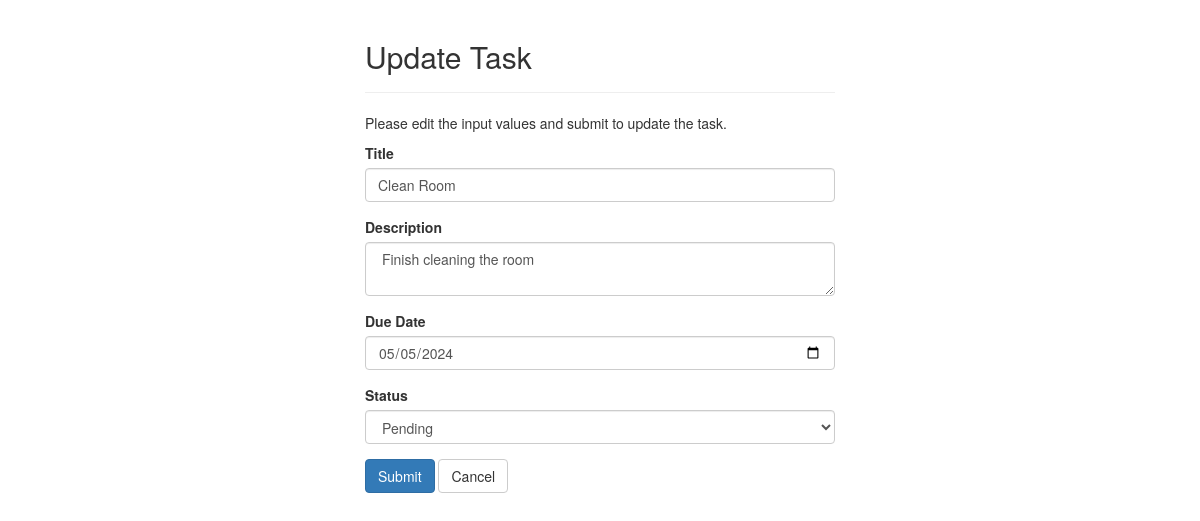
The app's page /View/update.php?Title=Clean Room with its own data.
### tables this page shows
CREATE TABLE `tasks` (
  `Title` varchar(50) NOT NULL,
  `Description` varchar(150) NOT NULL,
  `Due_Date` date NOT NULL,
  `Status` enum('Pending','In-progress','Completed') NOT NULL
);

### Model/Database.php (called while the page is built)
<?php
class Database {
    private $server = "localhost";
    private $username = "root";
    private $password = "";
    private $dbname = "Lab3";
    public function connectToDB() {
        $link = mysqli_connect($this->server, $this->username, $this->password, $this->dbname);
        if ($link)
            return $link;
        else {
            die("ERROR: Could not connect. " . mysqli_connect_error());
        }
    }
}

### Controller/updateController.php (called while the page is built)
<?php
$Title = $Description = $DueDate = $Status = "";
$Title_err = $Description_err = $DueDate_err = $Status_err = "";
if (isset($_POST["Title"]) && !empty($_POST["Title"])) {
    $Title = $_POST["Title"];
    $input_Title = trim($_POST["Title"]);
    if (empty($input_Title)) {
        $Title_err = "Please enter a Title.";
    } else {
        $Title = $input_Title;
    }
    $input_Description = trim($_POST["Description"]);
    if (empty($input_Description)) {
        $Description_err = "Please enter the Description.";
    } else {
        $Description = $input_Description;
    }
    $input_DueDate = trim($_POST["DueDate"]);
    if (empty($input_DueDate)) {
        $DueDate_err = "Please enter the DueDate.";
    } else {
        $DueDate = $input_DueDate;
    }
    $input_Status = trim($_POST["Status"]);
    if (empty($input_Status)) {
        $Status_err = "Please choose the Status.";
    } else {
        $Status = $input_Status;
    }
    if (empty($Title_err) && empty($Description_err) && empty($DueDate_err) && empty($Status_err)) {
        require_once '../Model/updateClass.php';
        $updator = new updateClass();
        if ($updator->update($Title, $Description, $DueDate, $Status)) {
            header("location: ../index.php");
        } else {
            echo "Something went wrong. Please try again later.";
        }
        mysqli_stmt_close($stmt);
    }
} else {
    if (isset($_GET["Title"]) && !empty(trim($_GET["Title"]))) {
        $Title = trim($_GET["Title"]);
        require_once '../Model/ReadClass.php';
        $reader = new ReadClass();
        if ($row = $reader->readOneRecord($Title)) {
            $Title = $row["Title"];
            $Description = $row["Description"];
            $DueDate = $row["Due_Date"];
            $Status = $row["Status"];
        }
        else {
            echo "Something went wrong. Please try again later.";
        }
    } else {
        header("location: error.php");
        exit();
    }
}
?>

### Model/ReadClass.php (called while the page is built, shortened)
<?php
require_once 'Database.php';
class ReadClass {
    private $link;
    public function __construct() {
        $this->db = new Database();
        $this->link = $this->db->connectToDB();
    }
    public function readOneRecord($Title) {
        $sql = "SELECT * FROM tasks WHERE Title = ?";
        if ($stmt = mysqli_prepare($this->link, $sql)) {
            mysqli_stmt_bind_param($stmt, "s", $Title);
            if (mysqli_stmt_execute($stmt)) {
                $result = mysqli_stmt_get_result($stmt);
                if (mysqli_num_rows($result) == 1) {
                    $row = mysqli_fetch_array($result, MYSQLI_ASSOC);
                    return $row;
                } else {
                    return false;
                }
            } else {
                return false;
            }
        }
        }
}

### View/update.php (the view, shortened to what this page needs)
<?php
require_once '../Controller/updateController.php';
?>
<!DOCTYPE html>
<html lang="en">
<head>
    <link rel="stylesheet" href="https://maxcdn.bootstrapcdn.com/bootstrap/3.3.7/css/bootstrap.css">
</head>
<body>
    <div class="wrapper">
        <div class="container-fluid">
            <div class="row">
                <div class="col-md-12">
                    <div class="page-header">
                        <h2>Update Task</h2>
                    </div>
                    <p>Please edit the input values and submit to update the task.</p>
                    <form action="../Controller/updateController.php" method="post">
                        <div class="form-group <?php echo (!empty($Title_err)) ? 'has-error' : ''; ?>">
                            <label>Title</label>
                            <input type="text" name="Title" class="form-control" maxlength="50" value="<?php echo $Title; ?>" required>
                        </div>
                        <div class="form-group <?php echo (!empty($Description_err)) ? 'has-error' : ''; ?>">
                            <label>Description</label>
                            <textarea type="text" name="Description" class="form-control" maxlength="150" required> <?php echo $Description; ?></textarea>
                        </div>
                        <div class="form-group <?php echo (!empty($DueDate_err)) ? 'has-error' : ''; ?>">
                            <label>Due Date</label>
                            <input type="date" name="DueDate" class="form-control" value="<?php echo $DueDate; ?>" required>
                        </div>
                        <div class="form-group <?php echo (!empty($Status_err)) ? 'has-error' : ''; ?>">
                            <label>Status</label>
                            <select class="form-control" name="Status" value="<?php echo $Status; ?>" required>
                                <option value="Pending">Pending</option>
                            </select>
                        </div>
                        <input type="submit" class="btn btn-primary" value="Submit">
                        <a href="../index.php" class="btn btn-default">Cancel</a>
                    </form>
                </div>
            </div>
        </div>
    </div>
</body>
</html>

### View/update.php (style rules this page uses)
.wrapper { width: 500px; margin: 0 auto; }

### records on screen
tasks: Title "Clean Room", Description "Finish cleaning the room", DueDate "05/05/2024", Status "Pending"
